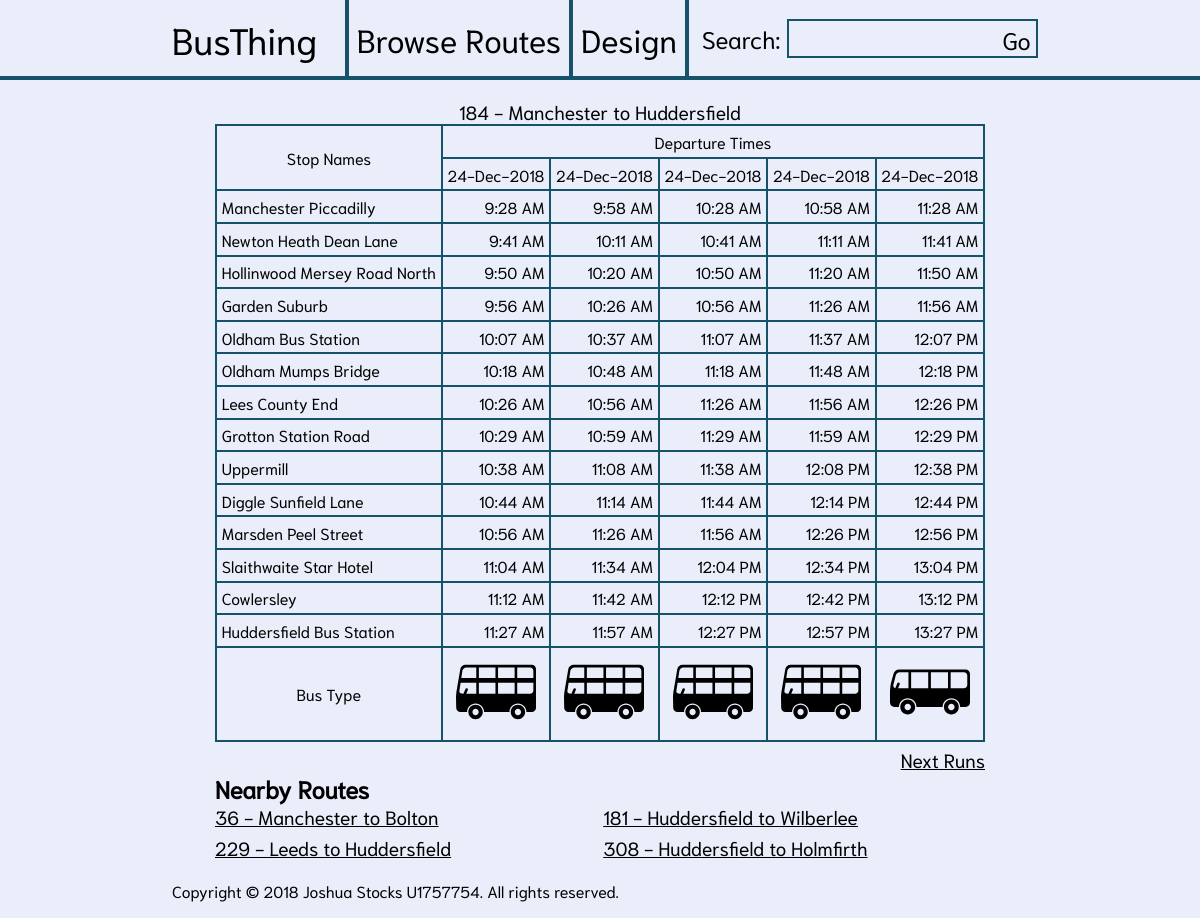
Page /php/details.php?route_id=1 on the committed database.
### tables this page shows
CREATE TABLE `routes` (
  `route_id` int(10) UNSIGNED NOT NULL,
  `route_name` varchar(50) NOT NULL,
  `total_distance` float UNSIGNED NOT NULL,
  `expected_duration` smallint(5) UNSIGNED NOT NULL,
  `fare` float UNSIGNED NOT NULL
);

CREATE TABLE `runs` (
  `run_id` int(10) UNSIGNED NOT NULL,
  `driver_id` int(10) UNSIGNED NOT NULL,
  `route_id` int(10) UNSIGNED NOT NULL,
  `bus_reg` char(8) NOT NULL,
  `start_time` datetime DEFAULT NULL
);

CREATE TABLE `icons` (
  `icon_id` int(10) UNSIGNED NOT NULL,
  `url` varchar(150) NOT NULL,
  `alt_text` text
);

### php/details.php (the view, shortened to what this page needs)
<?php
  try{
         $conn = new PDO('mysql:host=localhost;dbname=bus_thing', 'bus_thing', 'bustling');
         $conn->setAttribute( PDO::ATTR_ERRMODE, PDO::ERRMODE_EXCEPTION );
  }
  catch (PDOException $exception)
  {
    echo "Database connection failed" . $exception->getMessage();
  }
  $routeId = $_GET["route_id"];
  $today = date("Y-m-d");
  if (array_key_exists("run_offset", $_GET)) {
    $runOffset = $_GET["run_offset"];
  } else {
    $runOffset = 0;
  }
  $queryGetRunIds = "SELECT runs.run_id FROM runs WHERE runs.route_id = {$routeId} AND runs.start_time > :today ORDER BY runs.start_time ASC LIMIT 5 OFFSET {$runOffset}";
  $prepRunIds=$conn->prepare($queryGetRunIds);
  $prepRunIds->bindValue(':today',$today);
  $prepRunIds->execute();
  $runIDs = $prepRunIds->fetchAll();
  $inString = "";
  for ($i=0; $i < count($runIDs); $i++) {
    if ($i === 0) {
      $inString = "{$runIDs[0][0]}";
    } else {
      $inString = $inString.", ". $runIDs[$i][0];
    }
  }
  $queryGetRouteDetails = "SELECT runs.start_time, stops.stop_name, route_stop.time_offset, routes.route_name FROM runs INNER JOIN routes ON runs.route_id = routes.route_id INNER JOIN route_stop ON routes.route_id = route_stop.route_id INNER JOIN stops ON route_stop.stop_id = stops.stop_id WHERE runs.run_id IN ($inString) ORDER BY runs.start_time ASC, route_stop.stop_number ASC";
  $resultsRouteDetails = $conn->query($queryGetRouteDetails);
  $rawRouteData = $resultsRouteDetails->fetchAll();
  $queryGetNumberOfStops = "SELECT stop_number FROM route_stop WHERE route_id = {$routeId} ORDER BY stop_number DESC LIMIT 1";
  $resultsNumberOfStops = $conn->query($queryGetNumberOfStops);
  $stopCount = ($resultsNumberOfStops->fetch())[0];
  $queryGetNumberOfRuns = "SELECT COUNT(*) FROM runs WHERE route_id = {$routeId} AND runs.start_time > :today ORDER BY runs.start_time";
  $prepNumberOfRuns=$conn->prepare($queryGetNumberOfRuns);
  $prepNumberOfRuns->bindValue(':today',$today);
  $prepNumberOfRuns->execute();
  $runCount = ($prepNumberOfRuns->fetchAll())[0][0] - $runOffset;
  $queryGetRunStarts = "SELECT start_time FROM runs WHERE runs.run_id IN ($inString) ORDER BY start_time ASC";
  $resultsGetRunStarts = $conn->query($queryGetRunStarts);
  $runStartTimes = $resultsGetRunStarts->fetchAll();
  $queryGetBusIcons = "SELECT icons.url, icons.alt_text FROM runs INNER JOIN buses ON runs.bus_reg = buses.registration INNER JOIN icons ON buses.icon_id = icons.icon_id WHERE runs.run_id IN ($inString)";
  $resultsBusIcon = $conn->query($queryGetBusIcons);
  $busIcons = $resultsBusIcon->fetchAll();
  $queryRelatedRoutes = "SELECT DISTINCT routes.route_id, routes.route_name
    FROM stops INNER JOIN route_stop ON stops.stop_id = route_stop.stop_id INNER
    JOIN routes ON route_stop.route_id = routes.route_id WHERE stops.stop_id IN
    (SELECT stops.stop_id FROM routes INNER JOIN route_stop ON routes.route_id =
    route_stop.route_id INNER JOIN stops ON route_stop.stop_id = stops.stop_id
    WHERE routes.route_id = {$routeId}) AND routes.route_id <> {$routeId} LIMIT 6";
  $resultsRelatedRoutes = $conn->query($queryRelatedRoutes);
  $relatedRoutes = $resultsRelatedRoutes->fetchAll();
  if ($runCount <= 5) {
    $runsToShow = $runCount;
  } else {
    $runsToShow = 5;
  }
  $routeTimeTable = [];
  for ($j=0; $j < $runsToShow; $j++) {
    $rowOffset = $j * $stopCount;
    $runningTime = strtotime($rawRouteData[$rowOffset + 1]["start_time"]);
    $tempRouteArray = [date("G:i A" ,$runningTime)];
    for ($i=1; $i < $stopCount; $i++) {
      $runningTime = $runningTime + $rawRouteData[$rowOffset + $i]["time_offset"] * 60;
      array_push($tempRouteArray, date("G:i A" ,$runningTime));
    }
    array_push($routeTimeTable, $tempRouteArray);
  }
  $stopNames = [];
  for ($i=0; $i < $stopCount; $i++) {
    array_push($stopNames, $rawRouteData[$i]["stop_name"]);
  }
?>
<!DOCTYPE HTML>
  <html>
    <head>
      <link href="../css/style.css" rel="stylesheet" type="text/css">
    </head>
    <body>
      <div id="holder">
        <div class="headerPad"></div>
        <header>
          <h1 id="logo"><a href="index.php">BusThing</a></h1>
          <nav>
            <ul id="navLinks" class="flexStart">
              <li><a href="../php/index.php?browse=true">Browse Routes</a></li>
              <li><a href="../php/design.php">Design</a></li>
            </ul>
          </nav>
          <form action="index.php" method="get" id="hearderSearch">
            <label for="searchString" id="searchLabel">Search:</label>
            <input type="text" name="searchString" id="searchString">
            <input type="submit" name="submitSearch" value="Go">
          </form>
        </header>
        <div class="headerPad"></div>
        <div id="leftPad"></div>
        <main class="flexCenter">
          <div class="flexStart flexCol">
            <table class="timeTable">
              <caption><?php echo $rawRouteData[0]["route_name"]; ?></caption>
              <thead>
                <tr>
                  <td rowspan="2">Stop Names</td>
                  <td colspan="<?php echo $runsToShow; ?>">Departure Times</td>
                </tr>
                <tr>
<?php
  for ($i=0; $i < $runsToShow; $i++) {
    $tempTime = date("d-M-Y", strtotime($runStartTimes[$i][0]));
    echo "<td>{$tempTime}</td>";
  }
?>
                </tr>
              </thead>
              <tbody>
<?php
  for ($i=0; $i < $stopCount; $i++) {
    echo "<tr>";
    echo "<td>{$stopNames[$i]}</td>";
    for ($j=0; $j < $runsToShow; $j++) {
      echo "<td>{$routeTimeTable[$j][$i]}</td>";
    }
    echo "</tr>";
  }
?>
              </tbody>
              <tfoot>
                <tr>
                  <td>Bus Type</td>
<?php
  for ($i=0; $i < $runsToShow; $i++) {
    echo "<td><img src='{$busIcons[$i]['url']}' alt='{$busIcons[$i]['alt_text']}'></td>";
  }
?>
                </tr>
              </tfoot>
            </table>
            <div id="backAndForward">
<?php
  echo "<p>";
  echo "</p>";
  echo "<p>";
  if ($runCount > $runsToShow) {
    $nextOffset = $runOffset + 5;
    echo "<a href='details.php?route_id={$routeId}&run_offset={$nextOffset}'>Next Runs</a>";
  } else {
    echo "&nbsp;";
  }
  echo "</p>";
?>
            </div>
<?php
  if (count($relatedRoutes) > 0) {
?>
            <div>
              <h2>Nearby Routes</h2>
              <ul id="relatedRoutes">
<?php
    foreach ($relatedRoutes as $relatedRoute) {
      echo "<li><a href='details.php?route_id={$relatedRoute["route_id"]}'>{$relatedRoute["route_name"]}</a></li>";
    }
?>
              </ul>
            </div>
<?php
  }
?>
          </div>
        </main>
        <div id="rightPad"></div>
        <footer>Copyright © 2018 Joshua Stocks U1757754. All rights reserved.</footer>
      </div>
    </body>
  </html>

### css/style.css (style rules this page uses)
body { font-family: "Niramit-Regular", Verdana, sans-serif; font-size: 1em; padding: 0; margin: 0; color: #000000; background-color: #EAEDFA; }
h1,h2,h3,h4,h4,h5,h6,body,form,header,footer,main,div,ul,li,table,p { padding: 0; margin: 0; }
a { color: #000000; border: none; outline: none; transition: all ease-in-out 0.2s; }
.flexCenter { display: flex; justify-content: center; }
.flexStart { display: flex; justify-content: flex-start; }
.flexCol { flex-direction: column; }
#holder { display: grid; grid-template-columns: 1fr minmax(875px, auto) 1fr; grid-template-rows: 5em auto 3em; min-height: 100vh; }
#leftPad { grid-column-start: 1; grid-column-end: 2; grid-row-start: 2; grid-row-end: 4; }
#rightPad { grid-column-start: 3; grid-column-end: 4; grid-row-start: 2; grid-row-end: 4; }
main { padding: 0.6em; }
footer { padding: 0.6em; }
#logo { font-size: 2.3em; font-weight: normal; margin-right: 0.5em; }
#logo a { text-decoration: none; white-space: nowrap; padding-right: 0.25em; padding-left: 0.25em; }
nav { border-left: 0.3em solid #165369; height: 100%; }
.headerPad { border-bottom: 0.3em solid #165369; }
header { border-bottom: 0.3em solid #165369; align-items: center; display: grid; grid-template-columns: auto auto 1fr; }
#navLinks { list-style: none; display: flex; justify-content: flex-start; align-items: center; height: 100%; }
#navLinks li { padding-left: 0.5em; padding-right: 0.5em; border-right: 0.3em solid #165369; height: 100%; display: flex; flex-direction: column; justify-content: center; }
#navLinks li a { font-size: 2em; font-weight: normal; text-decoration: none; white-space: nowrap; }
#hearderSearch { display: flex; justify-content: flex-end; align-items: center; height: 100%; font-size: 1.5em; padding-left: 0.5em; }
#hearderSearch label { margin-right: 0.25em; }
input[type="text"] { font-family: "Niramit-Regular", Verdana, sans-serif; font-size: 0.7em; padding-top: 0em; padding-bottom: 0em; padding-left: 0.2em; padding-right: 0.2em; margin: 0em; height: 35px; outline: none; border-top: 0.12em solid #165369; border-left: 0.12em solid #165369; border-bottom: 0.12em solid #165369; border-right: none; background-color: #EAEDFA; }
input[type="submit"] { font-family: "Niramit-Regular", Verdana, sans-serif; font-size: 1em; padding: 0.1em; padding-right: 0.2em; margin: 0em; height: 39px; text-align: center; display: flex; flex-direction: column; justify-content: center; outline: none; border-top: 0.1em solid #165369; border-right: 0.1em solid #165369; border-bottom: 0.1em solid #165369; border-left: none; background-color: #EAEDFA; }
table { border-collapse: collapse; margin-bottom: 0.3em; }
td,th { border: 0.15em solid #165369; padding: 0.3em; }
.timeTable caption { font-size: 1.2em; font-weight: normal; text-decoration: none; color: #000000; margin-top: 0.5em; }
.timeTable thead tr td { text-align: center; }
.timeTable td { padding: 0.3em; }
.timeTable tbody tr { text-align: right; }
.timeTable tbody tr td:nth-child(1) { text-align: left; }
.timeTable tfoot tr td { text-align: center; }
#backAndForward { display: flex; justify-content: space-between; }
#backAndForward a { font-size: 1.2em; }
#relatedRoutes { list-style: none; display: grid; grid-template-columns: 1fr 1fr; grid-column-gap: 0.4em; grid-row-gap: 0.4em; }
#relatedRoutes li { margin-right: 1em; }
#relatedRoutes a { font-size: 1.2em; }

### rows in the picture
routes: route_name "184 - Manchester to Huddersfield"
runs: start_time "24-Dec-2018"
runs: start_time "24-Dec-2018"
runs: start_time "24-Dec-2018"
runs: start_time "24-Dec-2018"
runs: start_time "24-Dec-2018"
icons: url (picture)
icons: url (picture)
routes: route_name "36 - Manchester to Bolton"
routes: route_name "181 - Huddersfield to Wilberlee"
routes: route_name "229 - Leeds to Huddersfield"
routes: route_name "308 - Huddersfield to Holmfirth"

### other values in the picture
$stopNames[$i] "Manchester Piccadilly"
$routeTimeTable[$j][$i] "9:28 AM"
$routeTimeTable[$j][$i] "9:58 AM"
$routeTimeTable[$j][$i] "10:28 AM"
$routeTimeTable[$j][$i] "10:58 AM"
$routeTimeTable[$j][$i] "11:28 AM"
$stopNames[$i] "Newton Heath Dean Lane"
$routeTimeTable[$j][$i] "9:41 AM"
$routeTimeTable[$j][$i] "10:11 AM"
$routeTimeTable[$j][$i] "10:41 AM"
$routeTimeTable[$j][$i] "11:11 AM"
$routeTimeTable[$j][$i] "11:41 AM"
$stopNames[$i] "Hollinwood Mersey Road North"
$routeTimeTable[$j][$i] "9:50 AM"
$routeTimeTable[$j][$i] "10:20 AM"
